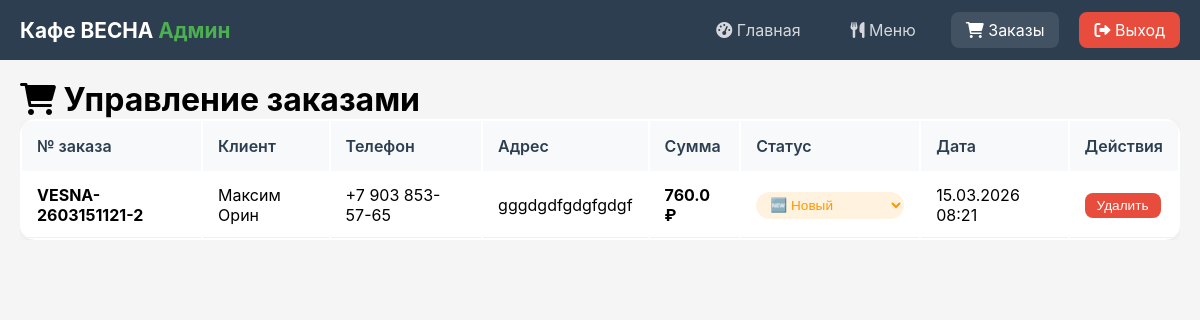
The page /admin/orders (signed in) on the database as committed earlier.
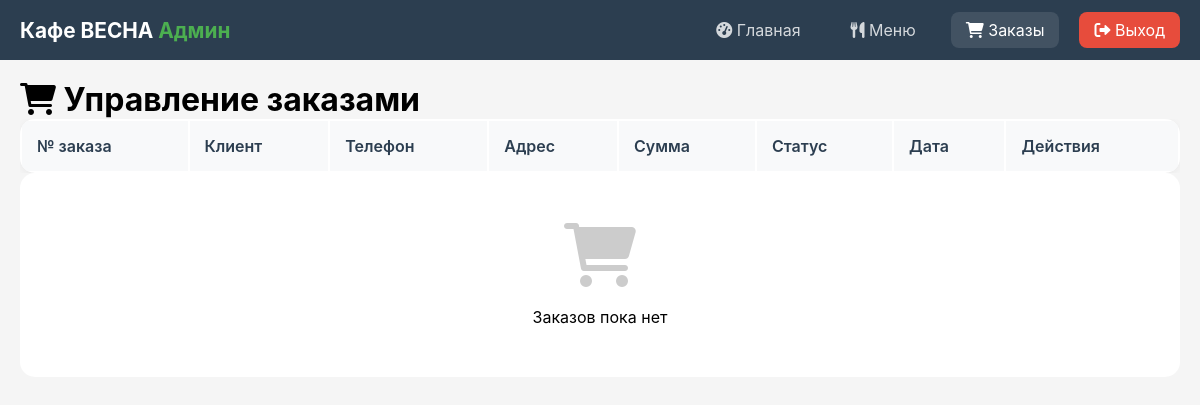
The same page on the database as committed later.
### app.py (models this page shows, shortened)
class Order(db.Model):
    __tablename__ = 'order'
    id = db.Column(db.Integer, primary_key=True)
    order_number = db.Column(db.String(20), unique=True, nullable=False)
    customer_name = db.Column(db.String(100), nullable=False)
    phone = db.Column(db.String(20), nullable=False)
    address = db.Column(db.String(200), nullable=False)
    comment = db.Column(db.Text)
    items = db.Column(db.Text)
    total = db.Column(db.Float, nullable=False)
    status = db.Column(db.String(20), default='new')
    created_at = db.Column(db.DateTime, default=datetime.utcnow)

### app.py (the view)
@app.route('/admin/orders')
@admin_required
def admin_orders():
    orders = Order.query.order_by(Order.created_at.desc()).all()
    return render_template('admin/orders.html', orders=orders)

### app.py (called while the page is built)
@app.context_processor
def utility_processor():
    return {
        'image_exists': image_exists,
        'get_safe_image_url': get_safe_image_url,
        'now': datetime.now(),
        'cafe_name': CAFE_NAME,
        'cafe_address': CAFE_ADDRESS,
        'cafe_phone': CAFE_PHONE,
        'cafe_email': CAFE_EMAIL,
        'cafe_work_hours': CAFE_WORK_HOURS,
        'cafe_description': CAFE_DESCRIPTION,
        'cafe_slogan': CAFE_SLOGAN,
        'cafe_latitude': CAFE_LATITUDE,
        'cafe_longitude': CAFE_LONGITUDE,
        'cafe_image': CAFE_IMAGE,
        'cafe_image2': CAFE_IMAGE2,
        'social_instagram': SOCIAL_INSTAGRAM,
        'social_vk': SOCIAL_VK,
        'social_telegram': SOCIAL_TELEGRAM
    }

def admin_required(f):
    @wraps(f)
    def decorated_function(*args, **kwargs):
        if not session.get('admin_logged_in'):
            return redirect(url_for('admin_login'))
        return f(*args, **kwargs)
    return decorated_function

### templates/admin/orders.html (shortened to what this page needs)
{% extends "admin/base.html" %}
{% block content %}
<h1><i class="fas fa-shopping-cart"></i> Управление заказами</h1>
<div class="table-responsive">
    <table class="admin-table">
        <thead>
            <tr>
                <th>№ заказа</th>
                <th>Клиент</th>
                <th>Телефон</th>
                <th>Адрес</th>
                <th>Сумма</th>
                <th>Статус</th>
                <th>Дата</th>
                <th>Действия</th>
            </tr>
        </thead>
        <tbody>
            {% for order in orders %}
            <tr>
                <td><strong>{{ order.order_number }}</strong></td>
                <td>{{ order.customer_name }}</td>
                <td>{{ order.phone }}</td>
                <td>{{ order.address }}</td>
                <td><strong>{{ order.total }} ₽</strong></td>
                <td>
                    <form method="POST" action="{{ url_for('admin_update_order', order_id=order.id) }}" style="display: inline;">
                        <select name="status" onchange="this.form.submit()" class="status-badge status-{{ order.status }}" style="padding: 5px 10px; border-radius: 20px; border: none; cursor: pointer;">
                            <option value="new" {% if order.status == 'new' %}selected{% endif %}>🆕 Новый</option>
                        </select>
                    </form>
                 </td>
                <td>{{ order.created_at.strftime('%d.%m.%Y %H:%M') }}</td>
                <td>
                    <form method="POST" action="{{ url_for('admin_delete_order', order_id=order.id) }}" onsubmit="return confirm('Удалить заказ?')">
                        <button type="submit" class="btn btn-sm btn-danger">Удалить</button>
                    </form>
                 </td>
            </tr>
            {% endfor %}
        </tbody>
    </table>
</div>
{% if not orders %}
<div class="text-center" style="padding: 50px; background: white; border-radius: 15px;">
    <i class="fas fa-shopping-cart" style="font-size: 4rem; color: #ccc; margin-bottom: 20px;"></i>
    <p>Заказов пока нет</p>
</div>
{% endif %}
{% endblock %}

Rows that differ between the two databases and show on the page:
removed Order: order_number "VESNA-2603151121-2", customer_name "Максим Орин", phone "+7 903 853-57-65", address "gggdgdfgdgfgdgf", total "760.0", status "🆕 Новый", created_at "15.03.2026 08:21"
Other text that changed with them:
text now shown: "Заказов пока нет"
